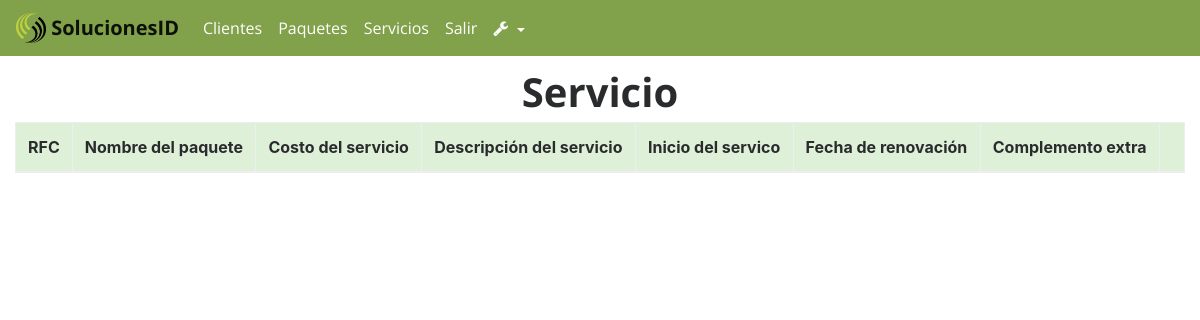
/index.php?action=RegistrosServicios (signed in), run on an earlier commit of the app's database.
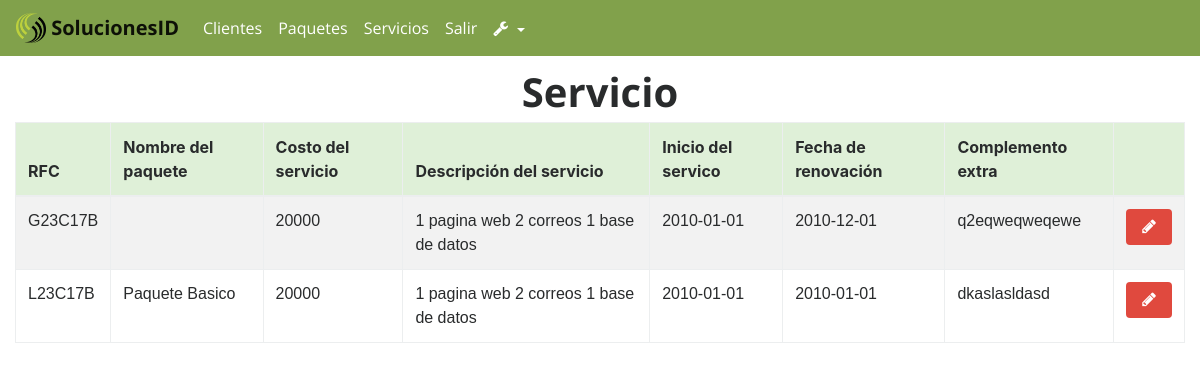
And on a later commit of the database.
### tables this page shows
CREATE TABLE `Servicio` (
  `idServicio` int(11) NOT NULL,
  `RFC` varchar(13) DEFAULT NULL,
  `nombrePaquete` varchar(30) NOT NULL,
  `costoServicio` int(11) DEFAULT NULL,
  `descripcion` varchar(150) NOT NULL,
  `inicioServicio` date DEFAULT NULL,
  `FechadeRenovacion` date DEFAULT NULL,
  `descripcionServicioExtra` varchar(150) DEFAULT NULL
);

### models/conexionBD.php (called while the page is built)
<?php
class Conexion{
	public static function conectar(){
		$link = new PDO("mysql:host=localhost;dbname=u700675089_soluc","root","ger3uicab");
		return $link;
	}
}
?>

### models/ModelServicio.php (called while the page is built, shortened)
<?php
require_once 'conexionBD.php';
class ModelServicio extends Conexion{
	public static function visualizarServicioModel(){
		$stmt = Conexion::conectar()->prepare("SELECT idServicio,RFC,nombrePaquete,costoServicio,descripcion,inicioServicio,fechadeRenovacion,descripcionServicioExtra FROM Servicio");
		$stmt->execute();
		return $stmt->fetchAll();
	}
}
 ?>

### controllers/controllerAdministrador.php (called while the page is built, shortened)
<?php
class ControllerAdministrador{
	public function pagina(){
		include "views/template.php";
	}
	public function enlacesPaginasController(){
		if(isset( $_GET['action'])){
			$enlaces = $_GET['action'];
		}
		else{
			$enlaces = "index";
		}
		$respuesta = Paginas::enlacesPaginasModel($enlaces);
		include $respuesta;
	}
}
?>

### index.php (called while the page is built, shortened)
<?php
require_once 'models/ModelServicio.php';
require_once "controllers/controllerAdministrador.php";
require_once 'controllers/controllerServicio.php';
$mvc = new ControllerAdministrador();
$mvc -> pagina();
?>

### controllers/controllerServicio.php (the view, shortened to what this page needs)
<?php
 class MvcControllerServicio{
	  public function visualizarServicioController(){
		$respuesta = ModelServicio::visualizarServicioModel();
		foreach($respuesta as $row => $item){
		echo'<tr>
				<td>'.$item["RFC"].'</td>
				<td>'.$item["nombrePaquete"].'</td>
				<td>'.$item["costoServicio"].'</td>
				<td>'.$item["descripcion"].'</td>
				<td>'.$item["inicioServicio"].'</td>
				<td>'.$item["fechadeRenovacion"].'</td>
				<td>'.$item["descripcionServicioExtra"].'</td>
				<td><a href="index.php?action=EditarServicio&idServicio='.$item["idServicio"].'"><button class="btn btn-outline-primary"><i class="fa fa-pencil" aria-hidden="true"></i></button></a>
					</td>
				</tr>';
		}
	}
}
?>

What changed in the data, as far as the page shows it:
added servicio: RFC "G23C17B", costoServicio "20000", descripcion "1 pagina web 2 correos 1 base de datos", inicioServicio "2010-01-01", FechadeRenovacion "2010-12-01", descripcionServicioExtra "q2eqweqweqewe"
added servicio: RFC "L23C17B", nombrePaquete "Paquete Basico", costoServicio "20000", descripcion "1 pagina web 2 correos 1 base de datos", inicioServicio "2010-01-01", FechadeRenovacion "2010-01-01", descripcionServicioExtra "dkaslasldasd"
